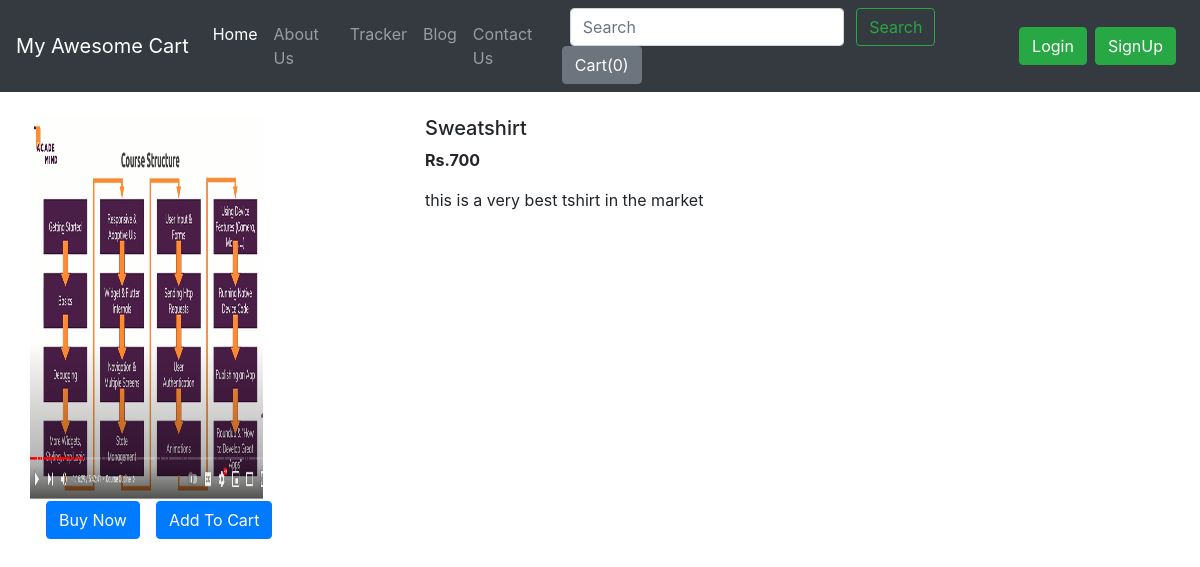
/shop/products/12, run on the app's committed database.
### shop/models.py (models this page shows, shortened)
class Product(models.Model):
    product_id = models.AutoField
    product_name = models.CharField(max_length=50)
    category = models.CharField(max_length=50, default="")
    subcategory = models.CharField(max_length=50, default="")
    price = models.IntegerField(default=0)
    desc = models.CharField(max_length=300)
    pub_date = models.DateField()
    image = models.ImageField(upload_to='shop/images', default="")

### shop/views.py (the view)
# urls.py: path("products/<int:myid>", views.productView, name="ProductView"),
def productView(request, myid):
    product = Product.objects.filter(id=myid)
    return render(request, 'shop/prodView.html', {'product':product[0]})

### shop/templates/shop/prodView.html (shortened to what this page needs)
{% extends 'shop/basic.html' %}
{% block body %}
<div class="container my-4">
    <div class="row">
    <div class="col-md-4">
    <div class="row">
        <img src="/media/{{product.image}}" width="233px" height="385px">
    </div>
        <div class="row">
            <button class="btn btn-primary mx-3">Buy Now</button>
            <button class="btn btn-primary">Add To Cart</button>
        </div>
    </div>
    <div class="col-md-8">
        <h5>{{product.product_name}}</h5>
        <p><b>Rs.{{product.price}} </b></p>
        <p>{{product.desc}}</p>
    </div>
    </div>
</div>
{% endblock %}

### data on the page
Product: image (picture), product_name "Sweatshirt", price "700", desc "this is a very best tshirt in the market"
